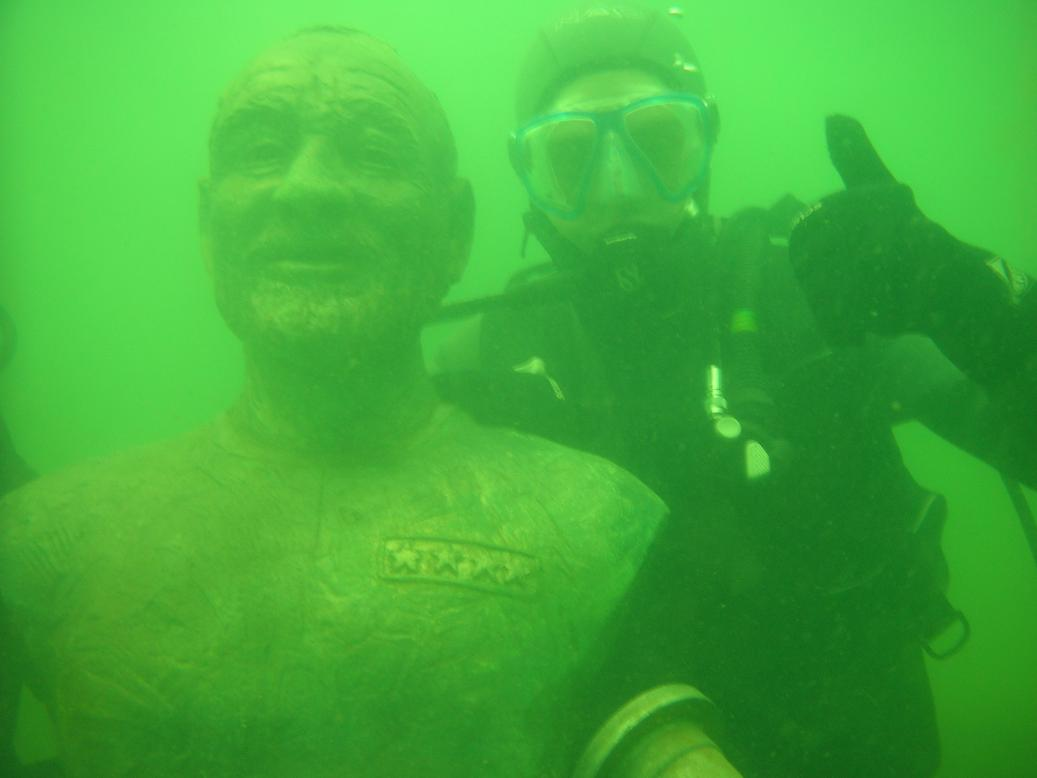
#> input picture src/Color_Balance_and_fusion/test13.jpg, 1037 x 778 px
$ python color_balance_and_fusion.py test13.jpg
#> lines starting #> are read from the running program, lines starting #| are printed output that depends on the picture
#> in main, input_img is the input picture: shape (778, 1037, 3); mean B, G, R 57, 172.2, 64.9
import sys
import cv2
from PIL import Image
import numpy as np
from skimage import color, exposure, transform, img_as_float32, img_as_uint, img_as_ubyte
from scipy.ndimage import gaussian_filter, convolve

def saliency_detection(image):
    """
    Frequency-tuned Salient Region Detection
    Radhakrishna Achanta, Sheila Hemami, Francisco Estrada, Sabine Susstrunk
    Abstract
    Detection of visually salient image regions is useful for applications like
    object segmentation, adaptive compression, and object recognition. In this
    paper, we introduce a method for salient region detection that outputs full
    resolution saliency maps with well-defined boundaries of salient objects.
    These boundaries are preserved by retaining substantially more frequency
    content from the original image than other existing techniques. Our method
    exploits features of color and luminance, is simple to implement, and is
    computationally efficient. We compare our algorithm to five
    state-of-the-art salient region detection methods with a frequency domain
    analysis, ground truth, and a salient object segmentation application. Our
    method outperforms the five algorithms both on the ground truth evaluation
    and on the segmentation task by achieving both higher precision and better
    recall.
    Reference and PDF
    R. Achanta, S. Hemami, F. Estrada and S. Susstrunk, Frequency-tuned Salient
    Region Detection, IEEE International Conference on Computer Vision and
    Pattern Recognition (CVPR), 2009.
    URL: http://ivrg.epfl.ch/supplementary_material/RK_CVPR09/
    Args:
        image: numpy array
          RGB image as an array
    Returns:
        sm: numpy array
           Normalised salicency map
    """

    if len(image.shape) != 3:
        #print 'Warning processing non standard image'
        image = color.gray2rgb(image)

    # Convert to CIE Lab colour space

    image = gaussian_filter(image, sigma=3)
    image = color.rgb2lab(image)

    # Get each channel

    l = convert_rgb(image, 0)[:,:,0]
    a = convert_rgb(image, 1)[:,:,1]
    b = convert_rgb(image, 2)[:,:,2]

    # LAB image average

    lm = np.mean(l)
    am = np.mean(a)
    bm = np.mean(b)

    # Compute the saliency map

    sm = np.sqrt(np.square(l - lm) + np.square(a - am) + np.square(b - bm))

    # Normalise saliency map

    sm *= 255 / sm.max()
    return sm

def convert_rgb(image, idim):
    z = np.zeros(image.shape)
    if idim != 0 :
        z[:,:,0]=80
    z[:,:,idim] = image[:,:,idim]
    z = color.lab2rgb(z)
    return(z)

def pyramid_reconstruct(img):
    pyramid = img
    level = len(pyramid)
    for i in range(level-1, 0, -1):
        m, n = pyramid[i - 1].shape
        pyramid[i - 1] = pyramid[i - 1] + np.resize(pyramid[i], (m,n))
    return pyramid[0]/255

def laplacian_pyramid(img, level):
    out = [0 for i in range(level)]
    out[0] = img
    temp_img = img
    for i in range(1, level):
        temp_img = temp_img[0::2,0::2]
        out[i] = temp_img

    for i in range(level - 1):
        m, n = out[i].shape
        out[i] = out[i] - np.resize(out[i+1], (m,n))

    return out

def gaussian_pyramid(img, level):
    out = [0 for i in range(level)]
    h = 1/16 * np.array([[1, 4, 6, 4, 1]])
    filt = np.matmul(np.transpose(h), h)
    out[0] = convolve(img, filt, mode='nearest')
    temp_img = img
    for i in range(1, level):
        temp_img = temp_img[0::2,0::2]
        out[i] = convolve(temp_img, filt, mode='nearest')

    return out


def color_balance_and_fusion(input_img):
    np.seterr(divide='ignore', invalid='ignore')
    rgbImage = input_img
    rgbImage = (cv2.cvtColor(rgbImage, cv2.COLOR_BGR2RGB)/255.0)
    rgbImage = img_as_float32(rgbImage)
    greyImage = color.rgb2gray(rgbImage)

    #Since cv2 representss image in bgr format
    Ir = rgbImage[:,:,0]
    Ig = rgbImage[:,:,1]
    Ib = rgbImage[:,:,2]
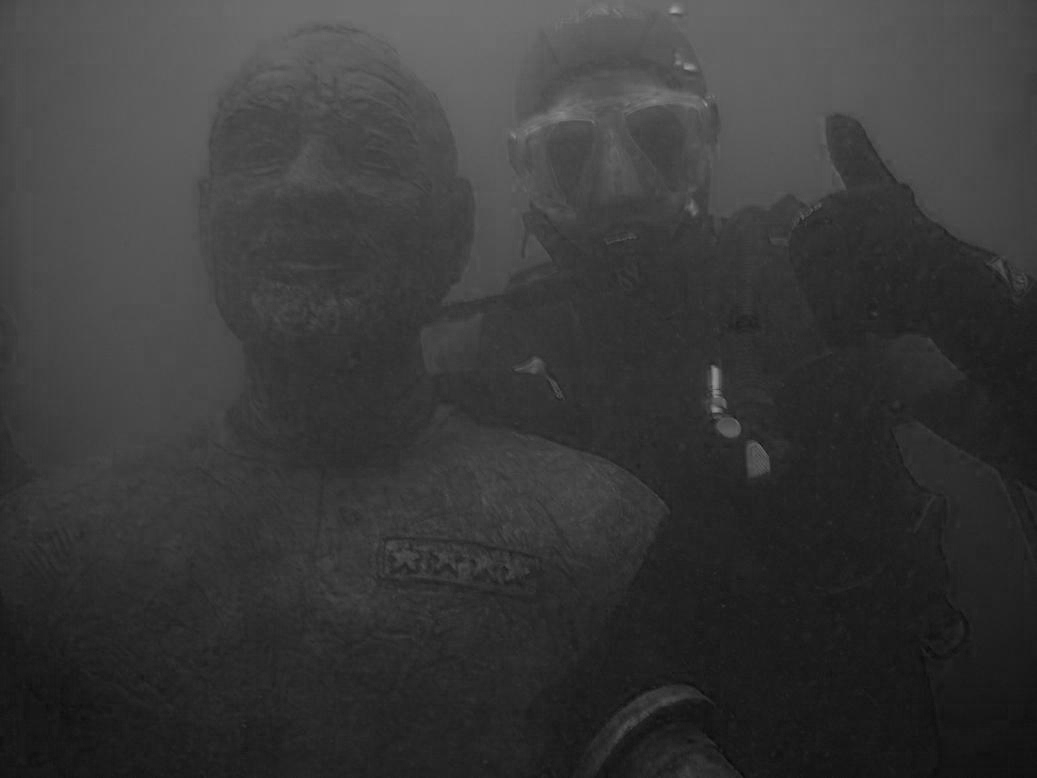
#> Ib: shape (778, 1037) float32; min 0.0275, max 0.631, mean 0.224

    Ir_mean = np.mean(Ir)
#> Ir_mean = 0.255
    Ig_mean = np.mean(Ig)
#> Ig_mean = 0.675
    Ib_mean = np.mean(Ib)
#> Ib_mean = 0.224

    alpha = 1
    Irc = Ir + alpha * (Ig_mean - Ir_mean) * (1 - Ir) * Ig

    alpha = 0
    Ibc = Ib + alpha * (Ig_mean - Ib_mean) * (1 - Ib) * Ig

    I = np.dstack((Irc, Ig, Ibc))

    I = img_as_uint(I)

    wb = cv2.xphoto.createGrayworldWB()
    wb.setSaturationThreshold(0.95)
    Iwb = wb.balanceWhite(I)
    Iwb = img_as_float32(Iwb)

    Igamma = exposure.adjust_gamma(Iwb, 1, 1)
    Igamma /= np.max(Igamma)

    sigma = 20
    Igauss = Iwb
    N = 30
    for i in range(N):
        Igauss = gaussian_filter(Igauss, sigma)
        Igauss = np.minimum(Iwb, Igauss)
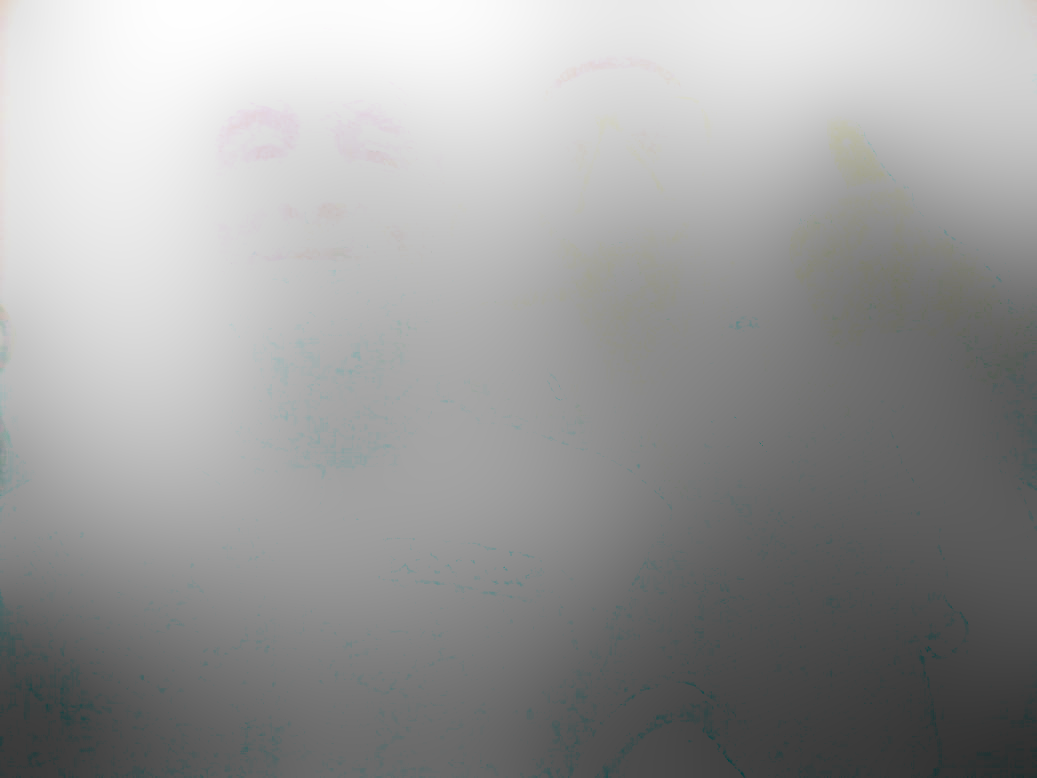
#> Igauss: shape (778, 1037, 3) float32; mean B, G, R 0.185, 0.185, 0.185; drawn with min black and max white

    gain = 1
    Norm = (Iwb - gain * Igauss)
    for i in range(3):
        Norm[:,:,i] = exposure.equalize_hist(Norm[:,:,i])
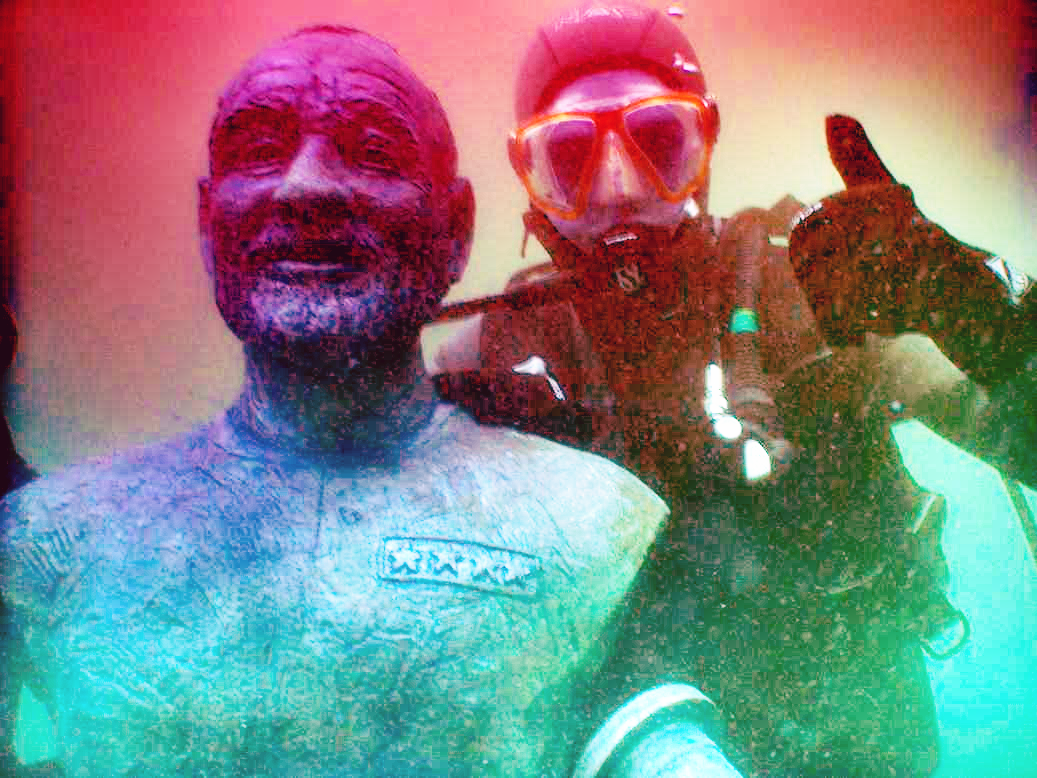
#> Norm: shape (778, 1037, 3) float32; mean B, G, R 0.508, 0.505, 0.515
    Isharp = (Iwb + Norm)/2

    Isharp_lab = color.rgb2lab(Isharp/255)
#> Isharp_lab: shape (778, 1037, 3) float32; mean of channels 0, 1, 2 0.1, 0.00117, -0.00182
    Igamma_lab = color.rgb2lab(Igamma/255)
#> Igamma_lab: shape (778, 1037, 3) float32; mean of channels 0, 1, 2 0.0971, -2.27e-06, 4.12e-06

    R1 = convert_rgb(Isharp_lab, 0)/255
#> in convert_rgb, `z[:,:,idim] = image[:,:,idim]`: z: shape (778, 1037, 3) float64; mean of channels 0, 1, 2 0.1, 0, 0
    R1 /= np.max(R1)
    test = R1
    WC1 = np.sqrt((np.square(Isharp[:,:,0] - R1[:,:,0]) + np.square(Isharp[:,:,1] - R1[:,:,0]) + np.square(Isharp[:,:,2] - R1[:,:,0]))/3)
    WS1 = saliency_detection(Isharp)
#> in saliency_detection, `image = gaussian_filter(image, sigma=3)`:
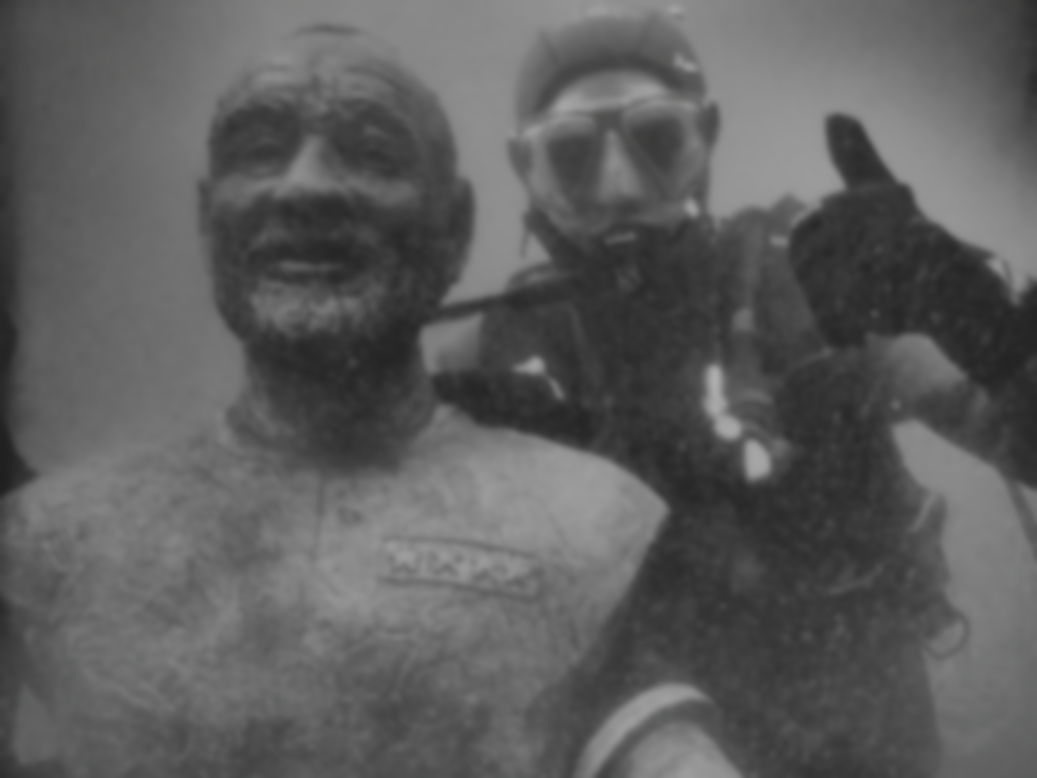
#> image: shape (778, 1037, 3) float32; mean of channels 0, 1, 2 0.366, 0.366, 0.366; drawn as B, G, R
#> in saliency_detection, `image = color.rgb2lab(image)`: image: shape (778, 1037, 3) float32; mean of channels 0, 1, 2 39.3, 0, 0
#> in convert_rgb (call 2), `z[:,:,idim] = image[:,:,idim]`: z: shape (778, 1037, 3) float64; mean of channels 0, 1, 2 39.3, 0, 0
#> in convert_rgb (call 3), `z[:,:,idim] = image[:,:,idim]`: z: shape (778, 1037, 3) float64; mean of channels 0, 1, 2 80, 0, 0
#> in convert_rgb (call 4), `z[:,:,idim] = image[:,:,idim]`: z: shape (778, 1037, 3) float64; mean of channels 0, 1, 2 80, 0, 0
#> in saliency_detection, `lm = np.mean(l)`: lm = 0.366
#> in saliency_detection, `am = np.mean(a)`: am = 0.778
    WS1 = WS1/np.max(WS1)

    WSAT1 = np.sqrt(1/3*(np.square(Isharp[:,:,0]-R1[:,:,0])+np.square(Isharp[:,:,1]-R1[:,:,0])+np.square(Isharp[:,:,2]-R1[:,:,0])))

    R2 = convert_rgb(Igamma_lab, 0)/255
#> in convert_rgb (call 5), `z[:,:,idim] = image[:,:,idim]`: z: shape (778, 1037, 3) float64; mean of channels 0, 1, 2 0.0971, 0, 0
    R2 /= np.max(R2)
    test1 = R2
    WC2 = np.sqrt(((np.square(Igamma[:,:,0] - R2[:,:,0]) + np.square(Igamma[:,:,1] - R2[:,:,0]) + np.square(Igamma[:,:,2] - R2[:,:,0]))/3))
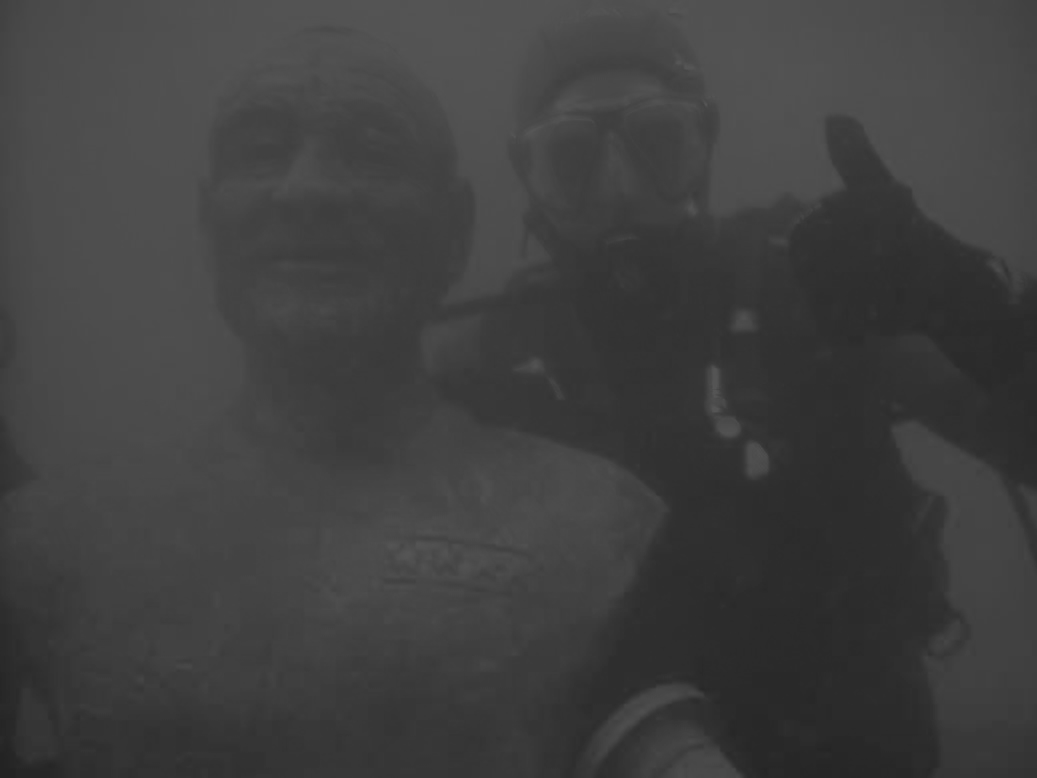
#> WC2: shape (778, 1037) float64; min 0.137, max 0.339, mean 0.252
    WS2 = saliency_detection(Igamma)
    WS2 = WS2/np.max(WS2)

    WSAT2 = np.sqrt(((np.square(Igamma[:,:,0] - R1[:,:,0]) + np.square(Igamma[:,:,1] - R1[:,:,0]) + np.square(Igamma[:,:,2] - R1[:,:,0]))/3))

    W1 = (WC1 + WS1 + WSAT1 + 0.1)/(WC1 + WS1 + WSAT1 + WC2 + WS2 + WSAT2 + 0.2)
    W2 = (WC2 + WS2 + WSAT2 + 0.1)/(WC1 + WS1 + WSAT1 + WC2 + WS2 + WSAT2 + 0.2)

    naive = W1[...,np.newaxis] * Isharp + W2[..., np.newaxis] * Igamma

    img1 = Isharp
    img2 = Igamma

    level = 15

    Weight1 = gaussian_pyramid(W1, level)
#> the loop in gaussian_pyramid, `for i in range(1, level):` made 14 passes
#> temp_img on passes 9 to 14: [[0.527, 0.44, 0.544], [0.558, 0.56, 0.364]], [[0.527, 0.544]], [0.527], [0.527], [0.527], [0.527]
#> after the loop in gaussian_pyramid, `for i in range(1, level):`: out = 15 items
#> Weight1 = 15 items
    Weight2 = gaussian_pyramid(W2, level)
#> the loop in gaussian_pyramid (call 2), `for i in range(1, level):` made 14 passes
#> temp_img on passes 9 to 14: [[0.473, 0.56, 0.456], [0.442, 0.44, 0.636]], [[0.473, 0.456]], [0.473], [0.473], [0.473], [0.473]
#> Weight2 = 15 items

    R1 = laplacian_pyramid(Isharp[:,:,0], level)
#> the loop in laplacian_pyramid, `for i in range(1, level):` made 14 passes
#> temp_img on passes 9 to 14: [[0.155, 0.479, 0.157], [0.37, 0.618, 0.399]], [[0.155, 0.157]], [0.155], [0.155], [0.155], [0.155]
#> R1 = 15 items
    G1 = laplacian_pyramid(Isharp[:,:,1], level)
#> the loop in laplacian_pyramid (call 2), `for i in range(1, level):` made 14 passes
#> temp_img on passes 9 to 14: [[0.134, 0.469, 0.133], [0.241, 0.58, 0.474]], [[0.134, 0.133]], [0.134], [0.134], [0.134], [0.134]
#> G1 = 15 items
    B1 = laplacian_pyramid(Isharp[:,:,2], level)
#> B1 = 15 items

    R2 = laplacian_pyramid(Igamma[:,:,0], level)
#> R2 = 15 items
    G2 = laplacian_pyramid(Igamma[:,:,1], level)
#> G2 = 15 items
    B2 = laplacian_pyramid(Igamma[:,:,2], level)
#> B2 = 15 items

#> (the run stopped early here; a loop or call above may not have finished)
